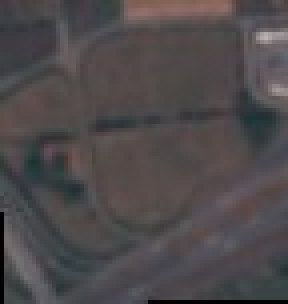
#> input picture Resources/Land Classifier Testdata/sentinel-2/2019-07-16-Sentinel-2_L1C_Mesero.jpg, 72 x 76 px, found by its file name (shown 4 times larger)
$ python 'build change reflector.py'
#> lines starting #> are read from the running program, lines starting #| are printed output that depends on the picture; after the words box and inside, x2 and y2 are one past the last pixel; in counts of white or black regions, pixels touching at a corner belong together
import cv2
import numpy as np

# Load the before and after images
before_image = cv2.imread("/home/krakenmare/Documents/Machine Learning/Resources/Land Classifier Testdata/sentinel-2/2019-07-16-Sentinel-2_L1C_Mesero.jpg")
#> before_image is the input picture: shape (76, 72, 3); mean B, G, R 75.6, 74.1, 78.4
after_image = cv2.imread("/home/krakenmare/Documents/Machine Learning/Resources/Land Classifier Testdata/sentinel-2/2021-08-14-Sentinel-2_L1C_Mesero.jpg")
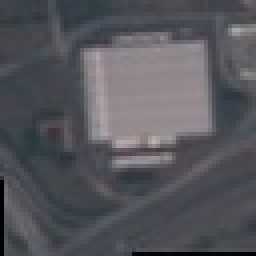
#> input picture Resources/Land Classifier Testdata/sentinel-2/2021-08-14-Sentinel-2_L1C_Mesero.jpg, 64 x 64 px, found by its file name (shown 4 times larger)
#> after_image is the input picture: shape (64, 64, 3); mean B, G, R 92, 86.2, 86.4

if before_image.shape[:2] != after_image.shape[:2]:
    before_image = cv2.resize(before_image, (after_image.shape[1], after_image.shape[0]))
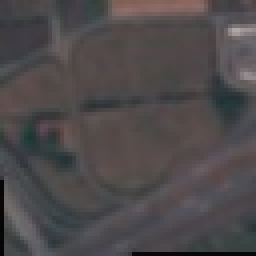
#> before_image: shape (64, 64, 3) (shown 4 times larger); mean B, G, R 75.4, 73.9, 78.2


# Convert images to grayscale
before_gray = cv2.cvtColor(before_image, cv2.COLOR_BGR2GRAY)
after_gray = cv2.cvtColor(after_image, cv2.COLOR_BGR2GRAY)

# Compute the absolute difference between the two images
difference = cv2.absdiff(before_gray, after_gray)
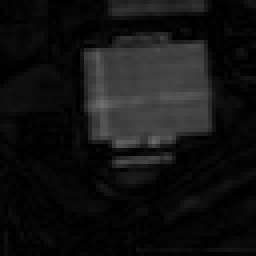
#> difference: shape (64, 64) (shown 4 times larger); min 0, max 109, mean 18.6

# Apply a threshold to the difference image
_, thresholded_diff = cv2.threshold(difference, 30, 255, cv2.THRESH_BINARY)
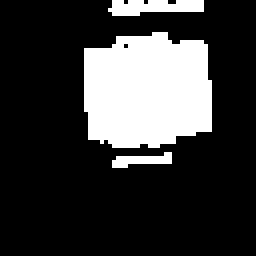
#> thresholded_diff: shape (64, 64) (shown 4 times larger); 22.1% white; 3 white regions

# Find contours in the thresholded difference image
contours, _ = cv2.findContours(thresholded_diff, cv2.RETR_EXTERNAL, cv2.CHAIN_APPROX_SIMPLE)
#> contours = 3 contours, 1 with area under 20; largest, box (x1, y1, x2, y2) and area: (21, 8, 53, 37) 743, (27, 0, 51, 4) 48

after_image = cv2.resize(after_image, None, fx=5, fy=5)
#> after_image: shape (320, 320, 3)
before_image = cv2.resize(before_image, None, fx=5, fy=5)
#> before_image: shape (320, 320, 3)

# Iterate through the contours and draw rectangles around changes
for contour in contours:
    if cv2.contourArea(contour) > 100:  # Filter out small changes
        x, y, w, h = cv2.boundingRect(contour)
        x *= 5  # Scale the coordinates if the image was resized
        y *= 5
        w *= 5
        h *= 5
        x-=int(0.2*x)
        if x<0:
            x=0
        y-=int(0.2*y)
        if y<0:
            y=0
        w+=int(0.4*w)
        if w>before_image.shape[0]:
            w=before_image.shape[0]
        h+=int(0.4*h)
        if h>before_image.shape[1]:
            h=before_image.shape[1]
        cv2.rectangle(after_image, (x, y), (x + w, y + h), (0, 255, 0), 2)  # Draw a green rectangle
        cv2.rectangle(before_image, (x, y), (x + w, y + h), (0, 255, 0), 2)
#> this loop made 3 passes
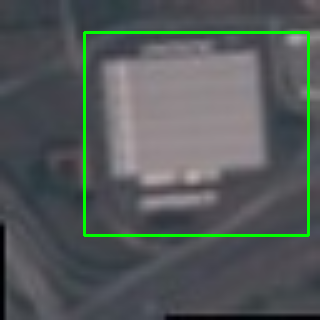
#> after_image: shape (320, 320, 3); mean B, G, R 89.8, 90.5, 84.4
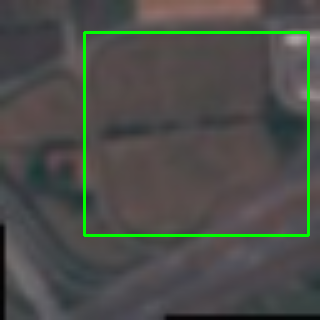
#> before_image: shape (320, 320, 3); mean B, G, R 73.3, 78.2, 76


# Display the image with changes highlighted
cv2.imshow("After Image", after_image)
cv2.imshow("Before Image", before_image)
cv2.waitKey(0)
cv2.destroyAllWindows()
